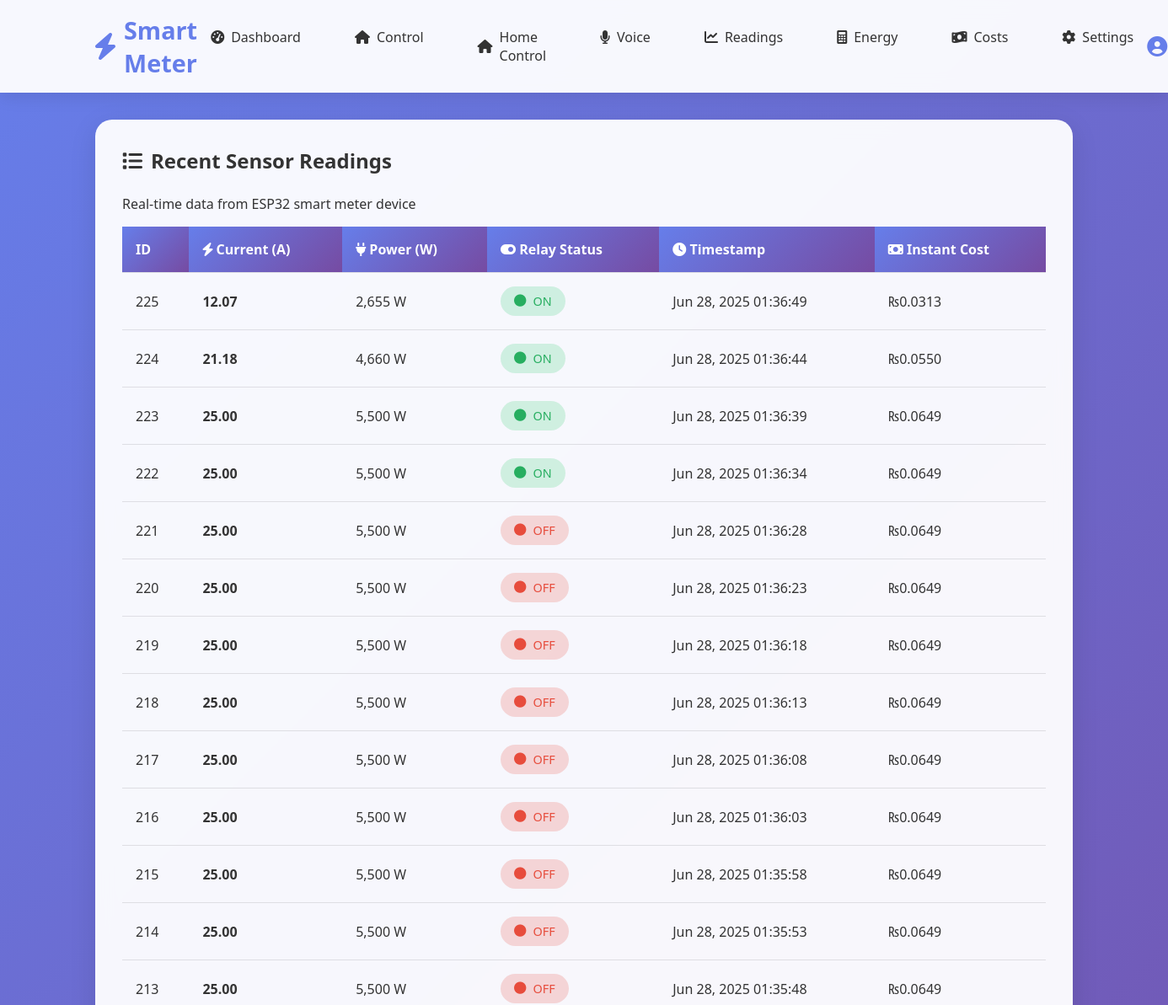
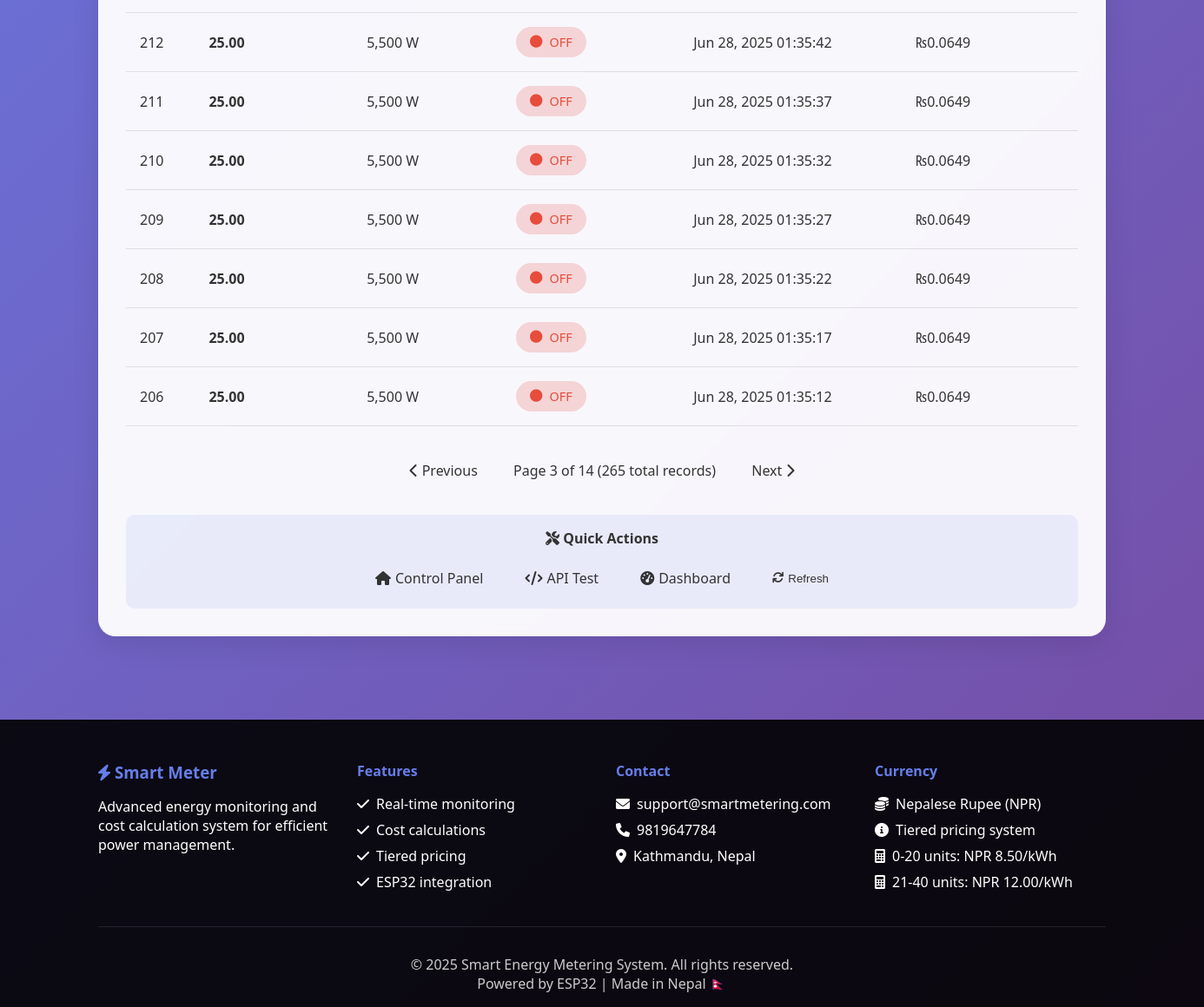
The page /readings.php?page=3 on the database its author committed (2 pictures, top to bottom).
### tables this page shows
CREATE TABLE `readings` (
  `id` int(11) NOT NULL,
  `device_id` varchar(50) DEFAULT 'ESP32_001',
  `measured_current` float NOT NULL,
  `voltage` float DEFAULT 220,
  `power_watts` float GENERATED ALWAYS AS (`measured_current` * `voltage`) STORED,
  `relay_status` enum('ON','OFF') DEFAULT 'OFF',
  `temperature` float DEFAULT NULL,
  `humidity` float DEFAULT NULL,
  `signal_strength` int(11) DEFAULT NULL,
  `reading_time` datetime DEFAULT current_timestamp(),
  `created_at` timestamp NOT NULL DEFAULT current_timestamp()
);

### includes/config.php (called while the page is built, shortened)
<?php
$pricing_tiers = [
    ['min' => 0, 'max' => 20, 'price' => 8.50],
    ['min' => 21, 'max' => 40, 'price' => 12.00],
    ['min' => 41, 'max' => 999999, 'price' => 15.50]
];
function calculateTieredCost($units, $tiers) {
    $totalCost = 0;
    $remainingUnits = $units;
    foreach ($tiers as $tier) {
        if ($remainingUnits <= 0) break;
        $tierUnits = min($remainingUnits, $tier['max'] - $tier['min'] + 1);
        if ($units > $tier['min']) {
            $applicableUnits = min($tierUnits, $remainingUnits);
            $totalCost += $applicableUnits * $tier['price'];
            $remainingUnits -= $applicableUnits;
        }
    }
    return $totalCost;
}
?>

### readings.php (the view, shortened to what this page needs)
<?php
require_once 'includes/config.php';
require_once 'includes/header.php';
$page = isset($_GET['page']) ? (int)$_GET['page'] : 1;
$limit = 20;
$offset = ($page - 1) * $limit;
$limit = (int)$limit;
$offset = (int)$offset;
try {
    $countStmt = $pdo->query("SELECT COUNT(*) FROM readings");
    $totalRecords = $countStmt->fetchColumn();
    $totalPages = ceil($totalRecords / $limit);
    $stmt = $pdo->prepare("SELECT * FROM readings ORDER BY reading_time DESC LIMIT :limit OFFSET :offset");
    $stmt->bindValue(':limit', $limit, PDO::PARAM_INT);
    $stmt->bindValue(':offset', $offset, PDO::PARAM_INT);
    $stmt->execute();
    $readings = $stmt->fetchAll(PDO::FETCH_ASSOC);
    global $pricing_tiers;
} catch (PDOException $e) {
    echo "Database Error: " . $e->getMessage();
    $readings = [];
    $totalRecords = 0;
    $totalPages = 0;
}
?>
<div class="container">
    <div class="cost-table">
        <h2><i class="fas fa-list"></i> Recent Sensor Readings</h2>
        <p>Real-time data from ESP32 smart meter device</p>
        <?php if (empty($readings)): ?>
        <div style="text-align: center; padding: 2rem;">
            <i class="fas fa-exclamation-triangle" style="font-size: 2rem; color: #f39c12; margin-bottom: 1rem;"></i>
            <h3>No Readings Found</h3>
            <p>No sensor readings available. Make sure your ESP32 is connected and sending data.</p>
            <a href="api_test.php" class="nav-link" style="display: inline-block; margin-top: 1rem;">
                <i class="fas fa-tools"></i> Test API Connection
            </a>
        </div>
        <?php else: ?>
        <div class="table-responsive">
            <table>
                <thead>
                    <tr>
                        <th>ID</th>
                        <th><i class="fas fa-bolt"></i> Current (A)</th>
                        <th><i class="fas fa-plug"></i> Power (W)</th>
                        <th><i class="fas fa-toggle-on"></i> Relay Status</th>
                        <th><i class="fas fa-clock"></i> Timestamp</th>
                        <th><i class="fas fa-money-bill"></i> Instant Cost</th>
                    </tr>
                </thead>
                <tbody>
                    <?php foreach ($readings as $reading):
                        $power = VOLTAGE * $reading['measured_current'];
                        $instantEnergy = ($power * 5) / (1000 * 3600);
                        $instantCost = calculateTieredCost($instantEnergy, $pricing_tiers);
                    ?>
                    <tr>
                        <td><?php echo htmlspecialchars($reading['id']); ?></td>
                        <td><strong><?php echo number_format($reading['measured_current'], 2); ?></strong></td>
                        <td><?php echo number_format($power, 0); ?> W</td>
                        <td>
                            <span class="status-indicator <?php echo $reading['relay_status'] == 'ON' ? 'status-on' : 'status-off'; ?>">
                                <i class="fas fa-circle"></i>
                                <?php echo htmlspecialchars($reading['relay_status']); ?>
                            </span>
                        </td>
                        <td><?php echo date('M d, Y H:i:s', strtotime($reading['reading_time'])); ?></td>
                        <td>₨<?php echo number_format($instantCost, 4); ?></td>
                    </tr>
                    <?php endforeach; ?>
                </tbody>
            </table>
        </div>
        <?php if ($totalPages > 1): ?>
        <div class="pagination" style="margin-top: 2rem; text-align: center;">
            <?php if ($page > 1): ?>
                <a href="?page=<?php echo $page - 1; ?>" class="nav-link" style="display: inline-block; margin: 0 5px;">
                    <i class="fas fa-chevron-left"></i> Previous
                </a>
            <?php endif; ?>
            <span style="margin: 0 1rem;">
                Page <?php echo $page; ?> of <?php echo $totalPages; ?> (<?php echo number_format($totalRecords); ?> total records)
            </span>
            <?php if ($page < $totalPages): ?>
                <a href="?page=<?php echo $page + 1; ?>" class="nav-link" style="display: inline-block; margin: 0 5px;">
                    Next <i class="fas fa-chevron-right"></i>
                </a>
            <?php endif; ?>
        </div>
        <?php endif; ?>
        <?php endif; ?>
        <div style="text-align: center; margin-top: 2rem; padding: 1rem; background: rgba(102, 126, 234, 0.1); border-radius: 10px;">
            <h4><i class="fas fa-tools"></i> Quick Actions</h4>
            <div style="display: flex; gap: 1rem; justify-content: center; flex-wrap: wrap; margin-top: 1rem;">
                <a href="home.php" class="nav-link" style="display: inline-flex; align-items: center; gap: 5px;">
                    <i class="fas fa-home"></i> Control Panel
                </a>
                <a href="api_test.php" class="nav-link" style="display: inline-flex; align-items: center; gap: 5px;">
                    <i class="fas fa-code"></i> API Test
                </a>
                <a href="dashboard.php" class="nav-link" style="display: inline-flex; align-items: center; gap: 5px;">
                    <i class="fas fa-tachometer-alt"></i> Dashboard
                </a>
                <button onclick="location.reload()" class="nav-link" style="background: none; border: none; cursor: pointer; display: inline-flex; align-items: center; gap: 5px;">
                    <i class="fas fa-sync"></i> Refresh
                </button>
            </div>
        </div>
    </div>
</div>
<?php require_once 'includes/footer.php'; ?>

### assets/style.css (style rules this page uses)
* { margin: 0; padding: 0; box-sizing: border-box; }
body { font-family: "Segoe UI", Tahoma, Geneva, Verdana, sans-serif; background: linear-gradient(135deg, #667eea 0%, #764ba2 100%); min-height: 100vh; color: #333; }
.container { max-width: 1200px; margin: 0 auto; padding: 0 20px; }
.nav-link { text-decoration: none; color: #333; font-weight: 500; padding: 0.5rem 1rem; border-radius: 25px; transition: all 0.3s ease; display: flex; align-items: center; gap: 8px; }
.status-indicator { display: inline-flex; align-items: center; gap: 8px; padding: 0.5rem 1rem; border-radius: 25px; font-weight: 500; font-size: 0.9rem; }
.status-on { background: rgba(46, 204, 113, 0.2); color: #27ae60; }
.status-off { background: rgba(231, 76, 60, 0.2); color: #e74c3c; }
.cost-table { background: rgba(255, 255, 255, 0.95); backdrop-filter: blur(10px); border-radius: 20px; padding: 2rem; box-shadow: 0 8px 32px rgba(0, 0, 0, 0.1); animation: fadeInUp 0.8s ease-out 0.5s both; }
.cost-table h2 { margin-bottom: 1.5rem; color: #333; display: flex; align-items: center; gap: 10px; }
.table-responsive { overflow-x: auto; }
table { width: 100%; border-collapse: collapse; margin-top: 1rem; }
th, td { padding: 1rem; text-align: left; border-bottom: 1px solid rgba(0, 0, 0, 0.1); }
th { background: linear-gradient(135deg, #667eea, #764ba2); color: white; font-weight: 600; position: sticky; top: 0; }
tr { transition: all 0.3s ease; }
td { animation: slideInLeft 0.5s ease-out; animation-fill-mode: both; }
td:nth-child(1) { animation-delay: 0.1s; }
td:nth-child(2) { animation-delay: 0.2s; }
td:nth-child(3) { animation-delay: 0.3s; }
td:nth-child(4) { animation-delay: 0.4s; }

### rows shown on the page
readings: id "225", measured_current "12.07", measured_current "2,655", relay_status "ON", reading_time "Jun 28, 2025 01:36:49", measured_current "0.0313"
readings: id "224", measured_current "21.18", measured_current "4,660", relay_status "ON", reading_time "Jun 28, 2025 01:36:44", measured_current "0.0550"
readings: id "223", measured_current "25.00", measured_current "5,500", relay_status "ON", reading_time "Jun 28, 2025 01:36:39", measured_current "0.0649"
readings: id "222", measured_current "25.00", measured_current "5,500", relay_status "ON", reading_time "Jun 28, 2025 01:36:34", measured_current "0.0649"
readings: id "221", measured_current "25.00", measured_current "5,500", relay_status "OFF", reading_time "Jun 28, 2025 01:36:28", measured_current "0.0649"
readings: id "220", measured_current "25.00", measured_current "5,500", relay_status "OFF", reading_time "Jun 28, 2025 01:36:23", measured_current "0.0649"
readings: id "219", measured_current "25.00", measured_current "5,500", relay_status "OFF", reading_time "Jun 28, 2025 01:36:18", measured_current "0.0649"
readings: id "218", measured_current "25.00", measured_current "5,500", relay_status "OFF", reading_time "Jun 28, 2025 01:36:13", measured_current "0.0649"
readings: id "217", measured_current "25.00", measured_current "5,500", relay_status "OFF", reading_time "Jun 28, 2025 01:36:08", measured_current "0.0649"
readings: id "216", measured_current "25.00", measured_current "5,500", relay_status "OFF", reading_time "Jun 28, 2025 01:36:03", measured_current "0.0649"
readings: id "215", measured_current "25.00", measured_current "5,500", relay_status "OFF", reading_time "Jun 28, 2025 01:35:58", measured_current "0.0649"
readings: id "214", measured_current "25.00", measured_current "5,500", relay_status "OFF", reading_time "Jun 28, 2025 01:35:53", measured_current "0.0649"
readings: id "213", measured_current "25.00", measured_current "5,500", relay_status "OFF", reading_time "Jun 28, 2025 01:35:48", measured_current "0.0649"
readings: id "212", measured_current "25.00", measured_current "5,500", relay_status "OFF", reading_time "Jun 28, 2025 01:35:42", measured_current "0.0649"
readings: id "211", measured_current "25.00", measured_current "5,500", relay_status "OFF", reading_time "Jun 28, 2025 01:35:37", measured_current "0.0649"
readings: id "210", measured_current "25.00", measured_current "5,500", relay_status "OFF", reading_time "Jun 28, 2025 01:35:32", measured_current "0.0649"
readings: id "209", measured_current "25.00", measured_current "5,500", relay_status "OFF", reading_time "Jun 28, 2025 01:35:27", measured_current "0.0649"
readings: id "208", measured_current "25.00", measured_current "5,500", relay_status "OFF", reading_time "Jun 28, 2025 01:35:22", measured_current "0.0649"
readings: id "207", measured_current "25.00", measured_current "5,500", relay_status "OFF", reading_time "Jun 28, 2025 01:35:17", measured_current "0.0649"
readings: id "206", measured_current "25.00", measured_current "5,500", relay_status "OFF", reading_time "Jun 28, 2025 01:35:12", measured_current "0.0649"

### other values the page prints
$page "3"
$totalPages "14"
$totalRecords "265"
